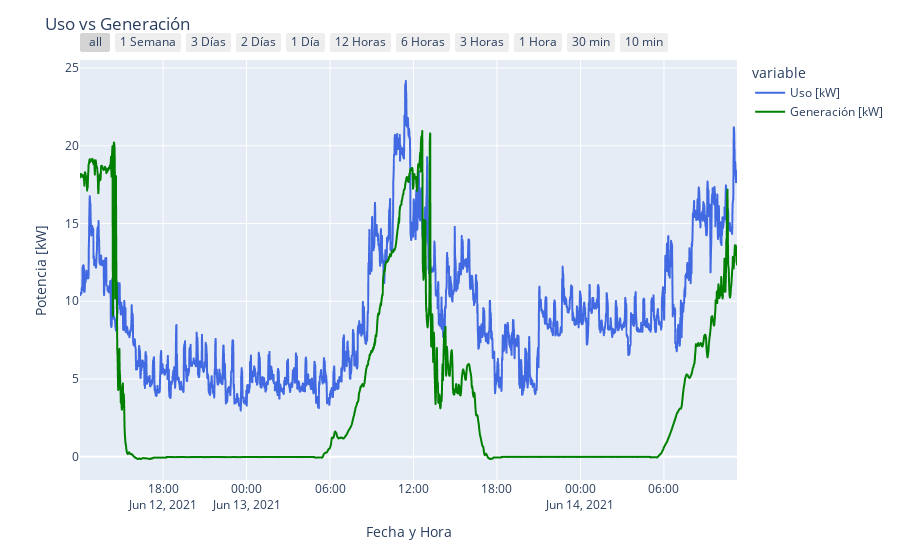

Notebook source saved alongside this figure:
### Code cell
#### GRÁFICA 1
############################################################################################ Invertir las Columnas para Gráficar

data = data[::-1]

############################################################################################ Delimitar las Columnas a Usar

column3 = ["c4","c5","c6", "c7", "c8","c9", "c10", "c11","c12", "c13", "c14","c15","c16","c17","c18","c19","c20","c21","c22","c23","c24","c25","c26","c27","c28"]

data3 = data.drop(column3, axis = 1)

############################################################################################ Gráfica

fig = px.line(data3, x = data3["Fecha y Hora"], y = data3.columns,
              color_discrete_map = {
                  "Uso [kW]" : "royalblue",
                  "Generación [kW]" : "green"
              })

fig.update_layout( title = "Uso vs Generación", yaxis_title = "Potencia [kW]")

fig.update_xaxes( 
       rangeselector=dict(
         buttons=list([
            dict(step="all"),
           # dict(count=2, label="2 Años", step="year", stepmode="backward"),
            #dict(count=1, label="1 Año", step="year", stepmode="backward"),
            #dict(count=6, label="6 Meses", step="month", stepmode="backward"),
            #dict(count=1, label="1 Mes", step="month", stepmode="backward"),
            dict(count=7, label="1 Semana", step="day", stepmode="backward"),
            dict(count=3, label="3 Días", step="day", stepmode="backward"),
            dict(count=2, label="2 Días", step="day", stepmode="backward"), 
            dict(count=1, label="1 Día", step="day", stepmode="backward"),
            dict(count=12, label="12 Horas", step="hour", stepmode="backward"),
            dict(count=6, label="6 Horas", step="hour", stepmode="backward"),
            dict(count=3, label="3 Horas", step="hour", stepmode="backward"),
            dict(count=1, label="1 Hora", step="hour", stepmode="backward"),
            dict(count=30, label="30 min", step="minute", stepmode="backward"),
            dict(count=10, label="10 min", step="minute", stepmode="backward"),
            
                  ])
               )
            )
fig.show()

### Figure 1 — Plotly figure (JSON) as saved in the notebook; plotly's stock layout.template omitted (floating-point values rounded to 4 significant figures; data arrays with more than 128 entries replaced by an {"elided": "..."} marker saying what was removed)
{"data": [{"hovertemplate": "variable=Uso [kW]<br>Fecha y Hora=%{x}<br>value=%{y}<extra></extra>", "legendgroup": "Uso [kW]", "line": {"color": "royalblue", "dash": "solid"}, "mode": "lines", "name": "Uso [kW]", "showlegend": true, "type": "scattergl", "x": {"elided": "2798 str values"}, "xaxis": "x", "y": {"elided": "2798 float values"}, "yaxis": "y"}, {"hovertemplate": "variable=Generación [kW]<br>Fecha y Hora=%{x}<br>value=%{y}<extra></extra>", "legendgroup": "Generación [kW]", "line": {"color": "green", "dash": "solid"}, "mode": "lines", "name": "Generación [kW]", "showlegend": true, "type": "scattergl", "x": {"elided": "2798 str values"}, "xaxis": "x", "y": {"elided": "2798 float values"}, "yaxis": "y"}], "layout": {"legend": {"title": {"text": "variable"}, "tracegroupgap": 0}, "margin": {"t": 60}, "title": {"text": "Uso vs Generación"}, "xaxis": {"anchor": "y", "domain": [0, 1], "rangeselector": {"buttons": [{"step": "all"}, {"count": 7, "label": "1 Semana", "step": "day", "stepmode": "backward"}, {"count": 3, "label": "3 Días", "step": "day", "stepmode": "backward"}, {"count": 2, "label": "2 Días", "step": "day", "stepmode": "backward"}, {"count": 1, "label": "1 Día", "step": "day", "stepmode": "backward"}, {"count": 12, "label": "12 Horas", "step": "hour", "stepmode": "backward"}, {"count": 6, "label": "6 Horas", "step": "hour", "stepmode": "backward"}, {"count": 3, "label": "3 Horas", "step": "hour", "stepmode": "backward"}, {"count": 1, "label": "1 Hora", "step": "hour", "stepmode": "backward"}, {"count": 30, "label": "30 min", "step": "minute", "stepmode": "backward"}, {"count": 10, "label": "10 min", "step": "minute", "stepmode": "backward"}]}, "title": {"text": "Fecha y Hora"}}, "yaxis": {"anchor": "x", "domain": [0, 1], "title": {"text": "Potencia [kW]"}}}}
